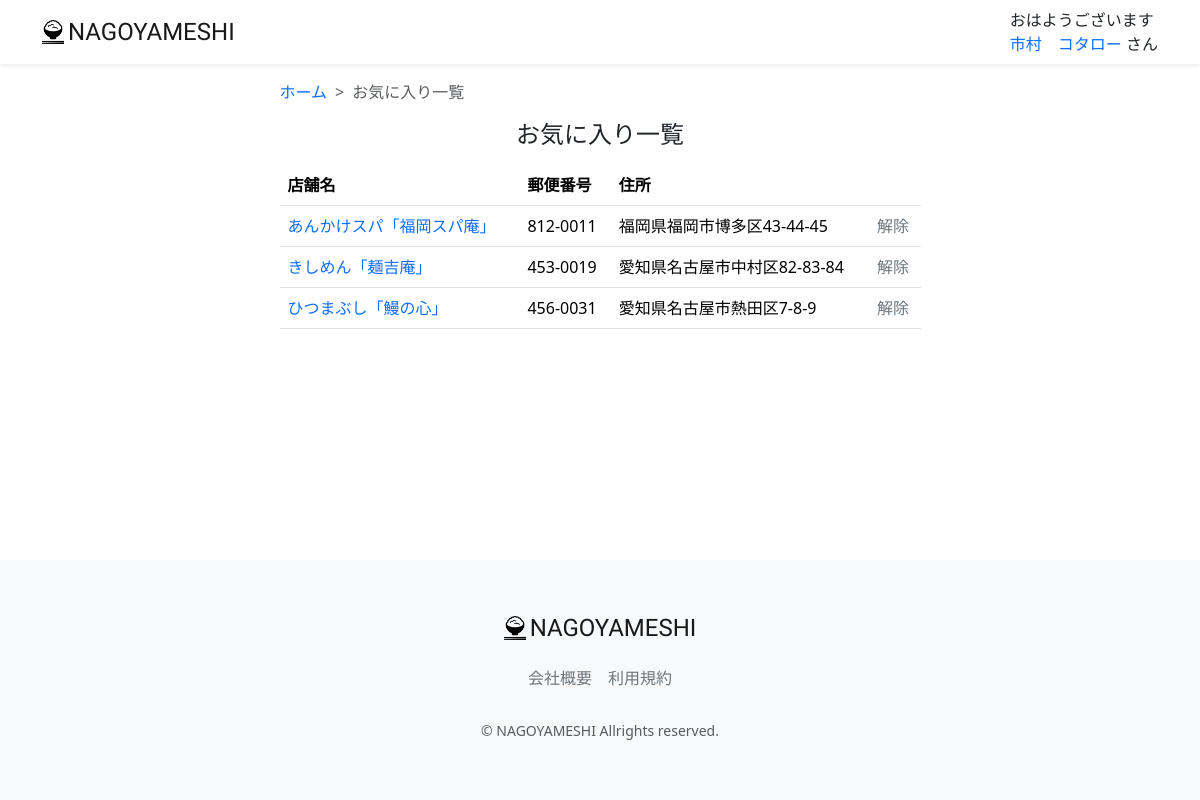
Page /favorite-list/ (signed in) on the committed database.
### accounts/models.py (models this page shows, shortened)
class CustomUser(AbstractUser):
    GENDER_TYPES = (
        ("男性","男性"),
        ("女性","女性"),
        ("未回答","未回答"),
    )
    user_name_kanji = models.CharField("名前" ,max_length=20, blank=False, null=False)
    user_name_kana = models.CharField("ふりがな" ,max_length=50, blank=False, null=False)
    birthday = models.CharField("生年月日" , max_length=20, null=True, blank=True)
    gender = models.CharField("性別", max_length=50, choices=GENDER_TYPES, blank=True)
    job = models.ForeignKey(Job, on_delete=models.DO_NOTHING, blank=True, null=True)
    is_subscribed = models.BooleanField(default=False, verbose_name="有料会員")
    card_name = models.CharField(max_length=128, null=True, blank=True, verbose_name="カード名義")
    card_number = models.CharField(max_length=128, null=True, blank=True, verbose_name="カード番号")
    stripeCustomerId = models.CharField(max_length=255,null=True, blank=True)
    stripeSubscriptionId = models.CharField(max_length=255,null=True, blank=True)
    regist_date = models.DateTimeField(default=timezone.now)
    created_day = models.DateTimeField("登録日", default=datetime.datetime.now, null=True, blank=True)
    updated_day = models.DateTimeField("更新日", default=datetime.datetime.now, null=True, blank=True)
    deleted_day = models.DateTimeField("削除日", null=True, blank=True)
    class Meta:
        verbose_name_plural = "CustomUser"

### restaurant/models.py (models this page shows, shortened)
class FavoriteRestaurant(models.Model):
    restaurant = models.ForeignKey(Restaurant, on_delete=models.PROTECT)
    user = models.ForeignKey(CustomUser, on_delete=models.PROTECT)
    class Meta:
        verbose_name_plural = "Favorite"
        constraints = [
            models.UniqueConstraint(fields=['restaurant', 'user'], name='unique_favorite')
        ]

class Restaurant(models.Model):
    name = models.CharField("店名",max_length=200, blank=False, null=False)
    description = models.CharField(verbose_name='説明', max_length=200, blank=True, null=True)
    postal_code_regex = RegexValidator(regex=r'^[0-9]+$', message = ("Postal Code must be entered in the format: '1234567'. Up to 7 digits allowed."))
    postal_code = models.CharField(validators=[postal_code_regex], max_length=7, verbose_name='郵便番号', blank=False, null=False)
    address = models.CharField("住所", max_length=200)
    tel_number_regex = RegexValidator(regex=r'^[0-9]+$', message = ("Tel Number must be entered in the format: '09012345678'. Up to 15 digits allowed."))
    tel_number = models.CharField(validators=[tel_number_regex], max_length=15, verbose_name='電話番号', blank=False, null=False)
    e_mail = models.EmailField("E-Mail", blank=True, null=True)
    url = models.URLField("店舗URL", blank=True, null=True)
    price_max = models.PositiveIntegerField("予算上限", blank=True, null=True)
    price_min = models.PositiveIntegerField("予算下限", blank=True, null=True)
    rate = models.FloatField(verbose_name="レート", default=0.0)
    min_varidator = MinValueValidator(0)
    max_varidator = MaxValueValidator(1000)
    seats_number = models.IntegerField("席数", blank=True, null=True, validators=[min_varidator, max_varidator])
    close_day_of_week = models.CharField("定休日", max_length=50, blank=True, null=True)
    category = models.ForeignKey(Category, on_delete=models.DO_NOTHING, blank=True, null=True)
    photo = models.ImageField(verbose_name='写真', blank=True, null=True)
    created_at = models.DateTimeField("登録日", auto_now_add=True)
    updated_at = models.DateTimeField("更新日", auto_now_add=True)
    deleted_at = models.DateTimeField("削除日", auto_now_add=True)
    class Meta:
        verbose_name_plural = "Restaurant"
        constraints = [
            models.UniqueConstraint(fields=['name', 'postal_code'], name='unique_restaurant')
        ]

### restaurant/views.py (the view)
# urls.py: path("favorite-list/", views.FavoriteListView.as_view(), name="favorite_list"),
class FavoriteListView(generic.ListView):
    model = models.FavoriteRestaurant
    template_name = 'favorite/favorite_list.html'
    def get_queryset(self):
        user_id = self.request.user.id
        queryset = models.FavoriteRestaurant.objects.filter(user_id=user_id)#.order_by('-created_at')
        return queryset

### restaurant/templatetags/custom_tag.py (called while the page is built)
@register.filter
def post(val:str):
    return f'{val[0:3]}-{val[3:7]}'

@register.filter
def honor(val):
    return 'さん'

@register.filter
def greet(val):
    greeting = 'ようこそ'
    now = datetime.datetime.now()
    if now.hour <= 8:
        greeting = 'おはようございます'
    elif now.hour <= 18:
        greeting = 'こんにちは'
    else:
        greeting = 'こんばんは'
    return f'{greeting}'

### restaurant/templates/favorite/favorite_list.html (shortened to what this page needs)
{% extends "layout/base.html" %}
{% load static %}
{% load custom_tag %}
{% block content %}
<main>
    <div class="container nagoyameshi-container pb-5">
        <div class="row justify-content-center">
            <div class="col-xxl-6 col-xl-7 col-lg-8 col-md-10">
                <nav class="my-3" style="--bs-breadcrumb-divider: '>';" aria-label="breadcrumb">
                    <ol class="breadcrumb mb-0">
                        <li class="breadcrumb-item">
                            <a href="{% url 'top_page'%}">ホーム</a>
                        </li>
                        <li class="breadcrumb-item active" aria-current="page">
                            お気に入り一覧
                        </li>
                    </ol>
                </nav>
                <h1 class="mb-3 text-center">お気に入り一覧</h1>
                <table class="table">
                    <thead>
                        <tr>
                            <th scope="col">店舗名</th>
                            <th scope="col">郵便番号</th>
                            <th scope="col">住所</th>
                            <th scope="col"></th>
                        </tr>
                    </thead>
                    <tbody>
                        {% for favorite in object_list %}
                        <tr>
                            <td>
                                <a href="{% url 'restaurant_detail' favorite.restaurant.id %}">
                                {{ favorite.restaurant.name }}
                                </a>
                            </td>
                            <td>{{ favorite.restaurant.postal_code|post }}</td>
                            <td> {{ favorite.restaurant.address }}</td>
                            <td>
                                <a href="#" class="link-secondary" data-bs-toggle="modal" data-bs-target="#removeFavoriteModal" data-favorite-id="{{ favorite.id }}" data-restaurant-name=" {{favorite.restaurant.name }}">
                                    解除
                                </a>
                            </td>
                        </tr>
                    </tbody>
                        {% endfor %}
                </table>
            </div>
        </div>
    </div>
</main>
{% endblock %}

### restaurant/templates/layout/base.html (shortened to what this page needs)
{% load static %}
{% load custom_tag %}
<!DOCTYPE html>
<html lang="ja">
    <head>
        <link href="https://cdn.jsdelivr.net/npm/bootstrap@5.3.3/dist/css/bootstrap.min.css" rel="stylesheet">
        <link href="{% static 'css/nagoyameshi.css' %}" rel="stylesheet">
    </head>
    <body>
        <div id="app" class="wrapper">
            <nav class="navbar navbar-expand-md navbar-light bg-white shadow-sm">
                <div class="container nagoyameshi-container">
                    <a class="navbar-brand app-name" href="{% url 'top_page' %}">
                    <div class="d-flex align-items-center">
                        <img class="nagoyameshi-logo me-1" src="{% static 'images/logo/logo.png' %}" alt="nagoyameshi">NAGOYAMESHI
                    </div>
                    </a>
                    <div class="collapse navbar-collapse" id="navbarSupportedContent">
                        <ul class="navbar-nav ms-auto">
                            {% if user.is_staff %}
                            <li class="nav-item dropdown">
                                {{user.user_name_kanji|greet}}
                                <br>
                                <a id="navbarDropdown" class="nav-linkdropdown-toggle" href="#" role="button" data-bs-toggle="dropdown" aria-haspopup="true" aria-expanded="false" v-pre>
                                    {{ user.user_name_kanji}}
                                </a>
                                {{user.user_name_kanji|honor}}
                                <div class="dropdown-menu dropdown-menu-end"aria-labelledby="navbarDropdown">
                                    <a class="dropdown-item"  href="{% url 'user_detail' user.id %}">会員情報</a>
                                    <a class="dropdown-item"  href="{% url 'reservation_list' %}">予約一覧</a>
                                    <a class="dropdown-item"  href="{% url 'favorite_list' %}">お気に入り一覧</a>
                                    {% comment %} <a class="dropdown-item"href="#">お支払い方法</a>  {% endcomment %}
                                    <a class="dropdown-item"  href="{% url 'subscribe_payment' %}">お支払い方法</a>
                                    {% comment %} <a class="dropdown-item"href="#">有料プラン解約</a> {% endcomment %}
                                    {% if user.is_subscribed %}
                                        <a class="dropdown-item"  href="{% url 'subscribe_cancel' %}">有料プラン解約</a>
                                    {% else %}
                                        <a class="dropdown-item"  href="{% url 'subscribe_stripe_register' %}">有料プラン登録</a>
                                    {% endif %}
                                    {% comment %} <a class="dropdown-item"  href="{% url 'subscribe_stripe_register' %}">Stripe登録</a> {% endcomment %}
                                    <a class="dropdown-item"  href="{% url 'user_list' %}">アカウント管理</a>
                                    <a class="dropdown-item"  href="{% url 'category_list' %}">カテゴリ管理</a>
                                    <a class="dropdown-item"  href="{% url 'restaurant_create' %}">店舗新規登録</a>
                                    <a class="dropdown-item"  href="{% url 'sales_list' %}">売上管理</a>
                                    <div class="dropdown-divider"></div>
                                    <a class="dropdown-item" href="{% url 'account_logout' %}">ログアウト</a>
                                </div>
                            </li>
                            {% else %}
                                {% if user.is_authenticated %}
                                <li class="nav-item dropdown">
                                    {{user.user_name_kanji|greet}}<br>
                                    <a id="navbarDropdown" class="nav-linkdropdown-toggle" href="#" role="button" data-bs-toggle="dropdown" aria-haspopup="true" aria-expanded="false" v-pre>
                                        {{ user.user_name_kanji }}
                                    </a>
                                    {{user.user_name_kanji|honor}}
                                </li>
                                {% endif %}
                            {% endif %}
                        </ul>
                    </div>
                </div>
            </nav>
            {% block content %}{% endblock %}
            <footer class="bg-light">
                <div class="d-flex justify-content-center footer-logo">
                    <a class="navbar-brand app-name" href="{% url 'top_page' %}">
                        <div class="d-flex align-items-center">
                            <img class="nagoyameshi-logo me-1" src="{% static 'images/logo/logo.png' %}" alt="nagoyameshi">
                               NAGOYAMESHI
                        </div>
                    </a>
                </div>
                <div class="d-flex justify-content-center footer-link">
                    <a href="{% url 'company_page' %}" class="link-secondary me-3">会社概要</a>
                    <a href="{% url 'terms_page' %}" class="link-secondary">利用規約</a>
                </div>
                <p class="text-center text-muted small mb-0">&copy; NAGOYAMESHI Allrights reserved.</p>
            </footer>
        </div>
    </body>
</html>

### static/css/nagoyameshi.css (style rules this page uses)
.wrapper { min-height: 100vh; position: relative; padding-bottom: 240px; box-sizing: border-box; }
.nagoyameshi-logo { height: 24px; }
.app-name { font-family: 'Carter One', cursive; font-size: 24px; color: #191919; }
footer { width: 100%; height: 240px; position: absolute; bottom: 0; padding: 50px 15px; }
.footer-logo { margin-bottom: 20px; }
.footer-link { margin-bottom: 30px; }
h1 { font-size: 1.5rem; }
a { text-decoration: none !important; }

### rows in the picture
CustomUser: user_name_kanji|greet "おはようございます", user_name_kanji "市村 コタロー", user_name_kanji|honor "さん"
FavoriteRestaurant: restaurant.name "あんかけスパ「福岡スパ庵」", restaurant.postal_code|post "812-0011", restaurant.address "福岡県福岡市博多区43-44-45"
FavoriteRestaurant: restaurant.name "きしめん「麺吉庵」", restaurant.postal_code|post "453-0019", restaurant.address "愛知県名古屋市中村区82-83-84"
FavoriteRestaurant: restaurant.name "ひつまぶし「鰻の心」", restaurant.postal_code|post "456-0031", restaurant.address "愛知県名古屋市熱田区7-8-9"
